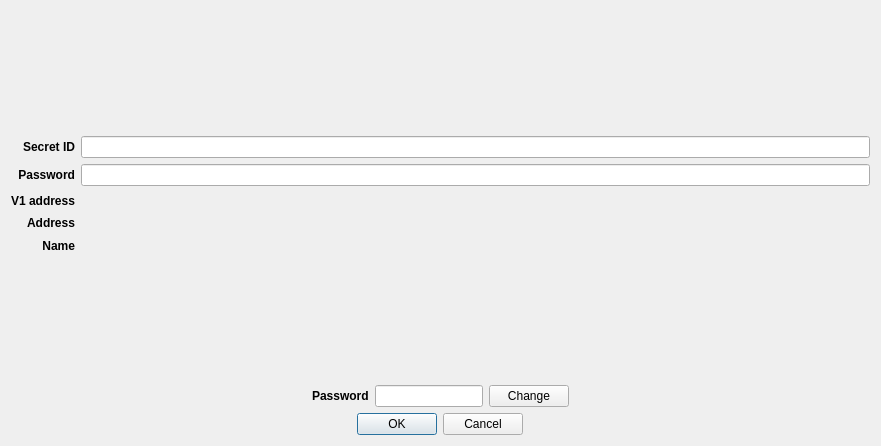
<?xml version="1.0" encoding="UTF-8"?>
<ui version="4.0">
 <class>V1WalletRestoreDialog</class>
 <widget class="QDialog" name="V1WalletRestoreDialog">
  <property name="geometry">
   <rect>
    <x>0</x>
    <y>0</y>
    <width>881</width>
    <height>446</height>
   </rect>
  </property>
  <property name="windowTitle">
   <string>V1 wallet restore</string>
  </property>
  <layout class="QVBoxLayout" name="verticalLayout">
   <item alignment="Qt::AlignHCenter">
    <widget class="QLabel" name="imagelabel">
     <property name="sizePolicy">
      <sizepolicy hsizetype="Preferred" vsizetype="Preferred">
       <horstretch>0</horstretch>
       <verstretch>0</verstretch>
      </sizepolicy>
     </property>
     <property name="minimumSize">
      <size>
       <width>0</width>
       <height>0</height>
      </size>
     </property>
     <property name="maximumSize">
      <size>
       <width>200</width>
       <height>200</height>
      </size>
     </property>
     <property name="sizeIncrement">
      <size>
       <width>0</width>
       <height>0</height>
      </size>
     </property>
     <property name="baseSize">
      <size>
       <width>0</width>
       <height>0</height>
      </size>
     </property>
     <property name="text">
      <string/>
     </property>
     <property name="pixmap">
      <pixmap resource="../../icons/tikka.slots.pyqt.resources.icons.index.qrc">:/images/safe_background</pixmap>
     </property>
     <property name="scaledContents">
      <bool>true</bool>
     </property>
     <property name="alignment">
      <set>Qt::AlignCenter</set>
     </property>
    </widget>
   </item>
   <item>
    <layout class="QGridLayout" name="gridLayout">
     <item row="3" column="0">
      <widget class="QLabel" name="addressLabel">
       <property name="font">
        <font>
         <weight>75</weight>
         <bold>true</bold>
        </font>
       </property>
       <property name="text">
        <string>Address</string>
       </property>
       <property name="alignment">
        <set>Qt::AlignRight|Qt::AlignTrailing|Qt::AlignVCenter</set>
       </property>
      </widget>
     </item>
     <item row="1" column="0">
      <widget class="QLabel" name="passwordIDLabel">
       <property name="font">
        <font>
         <weight>75</weight>
         <italic>false</italic>
         <bold>true</bold>
        </font>
       </property>
       <property name="text">
        <string>Password</string>
       </property>
       <property name="alignment">
        <set>Qt::AlignRight|Qt::AlignTrailing|Qt::AlignVCenter</set>
       </property>
      </widget>
     </item>
     <item row="2" column="0">
      <widget class="QLabel" name="v1AddressLabel">
       <property name="sizePolicy">
        <sizepolicy hsizetype="Preferred" vsizetype="Preferred">
         <horstretch>0</horstretch>
         <verstretch>0</verstretch>
        </sizepolicy>
       </property>
       <property name="font">
        <font>
         <weight>75</weight>
         <bold>true</bold>
        </font>
       </property>
       <property name="text">
        <string>V1 address</string>
       </property>
       <property name="alignment">
        <set>Qt::AlignRight|Qt::AlignTrailing|Qt::AlignVCenter</set>
       </property>
      </widget>
     </item>
     <item row="0" column="0">
      <widget class="QLabel" name="secretIDLabel">
       <property name="sizePolicy">
        <sizepolicy hsizetype="Preferred" vsizetype="Preferred">
         <horstretch>0</horstretch>
         <verstretch>0</verstretch>
        </sizepolicy>
       </property>
       <property name="font">
        <font>
         <weight>75</weight>
         <bold>true</bold>
        </font>
       </property>
       <property name="text">
        <string>Secret ID</string>
       </property>
       <property name="alignment">
        <set>Qt::AlignRight|Qt::AlignTrailing|Qt::AlignVCenter</set>
       </property>
      </widget>
     </item>
     <item row="4" column="0">
      <widget class="QLabel" name="nameLabel">
       <property name="font">
        <font>
         <weight>75</weight>
         <bold>true</bold>
        </font>
       </property>
       <property name="text">
        <string>Name</string>
       </property>
       <property name="alignment">
        <set>Qt::AlignRight|Qt::AlignTrailing|Qt::AlignVCenter</set>
       </property>
      </widget>
     </item>
     <item row="0" column="1">
      <widget class="QLineEdit" name="secretIDLineEdit">
       <property name="readOnly">
        <bool>false</bool>
       </property>
      </widget>
     </item>
     <item row="1" column="1">
      <widget class="QLineEdit" name="passwordIDLineEdit"/>
     </item>
     <item row="2" column="1">
      <widget class="QLabel" name="v1AddressValueLabel">
       <property name="text">
        <string/>
       </property>
      </widget>
     </item>
     <item row="3" column="1">
      <widget class="QLabel" name="addressValueLabel">
       <property name="text">
        <string/>
       </property>
      </widget>
     </item>
     <item row="4" column="1">
      <widget class="QLabel" name="nameValueLabel">
       <property name="text">
        <string/>
       </property>
      </widget>
     </item>
    </layout>
   </item>
   <item>
    <widget class="QLabel" name="errorLabel">
     <property name="styleSheet">
      <string notr="true">color: red</string>
     </property>
     <property name="text">
      <string/>
     </property>
     <property name="alignment">
      <set>Qt::AlignCenter</set>
     </property>
    </widget>
   </item>
   <item>
    <layout class="QHBoxLayout" name="horizontalLayout">
     <item>
      <spacer name="horizontalSpacer">
       <property name="orientation">
        <enum>Qt::Horizontal</enum>
       </property>
       <property name="sizeHint" stdset="0">
        <size>
         <width>40</width>
         <height>20</height>
        </size>
       </property>
      </spacer>
     </item>
     <item>
      <widget class="QLabel" name="passwordLabel">
       <property name="sizePolicy">
        <sizepolicy hsizetype="Fixed" vsizetype="Preferred">
         <horstretch>0</horstretch>
         <verstretch>0</verstretch>
        </sizepolicy>
       </property>
       <property name="sizeIncrement">
        <size>
         <width>0</width>
         <height>0</height>
        </size>
       </property>
       <property name="font">
        <font>
         <weight>75</weight>
         <bold>true</bold>
        </font>
       </property>
       <property name="text">
        <string>Password</string>
       </property>
       <property name="alignment">
        <set>Qt::AlignLeading|Qt::AlignLeft|Qt::AlignVCenter</set>
       </property>
      </widget>
     </item>
     <item>
      <widget class="QLineEdit" name="passwordLineEdit">
       <property name="sizePolicy">
        <sizepolicy hsizetype="Fixed" vsizetype="Fixed">
         <horstretch>0</horstretch>
         <verstretch>0</verstretch>
        </sizepolicy>
       </property>
       <property name="maxLength">
        <number>20</number>
       </property>
       <property name="alignment">
        <set>Qt::AlignCenter</set>
       </property>
       <property name="readOnly">
        <bool>true</bool>
       </property>
      </widget>
     </item>
     <item>
      <widget class="QPushButton" name="passwordChangeButton">
       <property name="sizePolicy">
        <sizepolicy hsizetype="Fixed" vsizetype="Fixed">
         <horstretch>0</horstretch>
         <verstretch>0</verstretch>
        </sizepolicy>
       </property>
       <property name="text">
        <string>Change</string>
       </property>
       <property name="icon">
        <iconset resource="../../icons/tikka.slots.pyqt.resources.icons.index.qrc">
         <normaloff>:/icons/refresh_icon</normaloff>:/icons/refresh_icon</iconset>
       </property>
      </widget>
     </item>
     <item>
      <spacer name="horizontalSpacer_2">
       <property name="orientation">
        <enum>Qt::Horizontal</enum>
       </property>
       <property name="sizeHint" stdset="0">
        <size>
         <width>40</width>
         <height>20</height>
        </size>
       </property>
      </spacer>
     </item>
    </layout>
   </item>
   <item alignment="Qt::AlignHCenter">
    <widget class="QDialogButtonBox" name="buttonBox">
     <property name="orientation">
      <enum>Qt::Horizontal</enum>
     </property>
     <property name="standardButtons">
      <set>QDialogButtonBox::Cancel|QDialogButtonBox::Ok</set>
     </property>
    </widget>
   </item>
  </layout>
 </widget>
 <tabstops>
  <tabstop>passwordLineEdit</tabstop>
  <tabstop>passwordChangeButton</tabstop>
 </tabstops>
 <resources>
  <include location="../../icons/tikka.slots.pyqt.resources.icons.index.qrc"/>
 </resources>
 <connections>
  <connection>
   <sender>buttonBox</sender>
   <signal>accepted()</signal>
   <receiver>V1WalletRestoreDialog</receiver>
   <slot>accept()</slot>
   <hints>
    <hint type="sourcelabel">
     <x>248</x>
     <y>254</y>
    </hint>
    <hint type="destinationlabel">
     <x>157</x>
     <y>274</y>
    </hint>
   </hints>
  </connection>
  <connection>
   <sender>buttonBox</sender>
   <signal>rejected()</signal>
   <receiver>V1WalletRestoreDialog</receiver>
   <slot>reject()</slot>
   <hints>
    <hint type="sourcelabel">
     <x>316</x>
     <y>260</y>
    </hint>
    <hint type="destinationlabel">
     <x>286</x>
     <y>274</y>
    </hint>
   </hints>
  </connection>
 </connections>
</ui>
